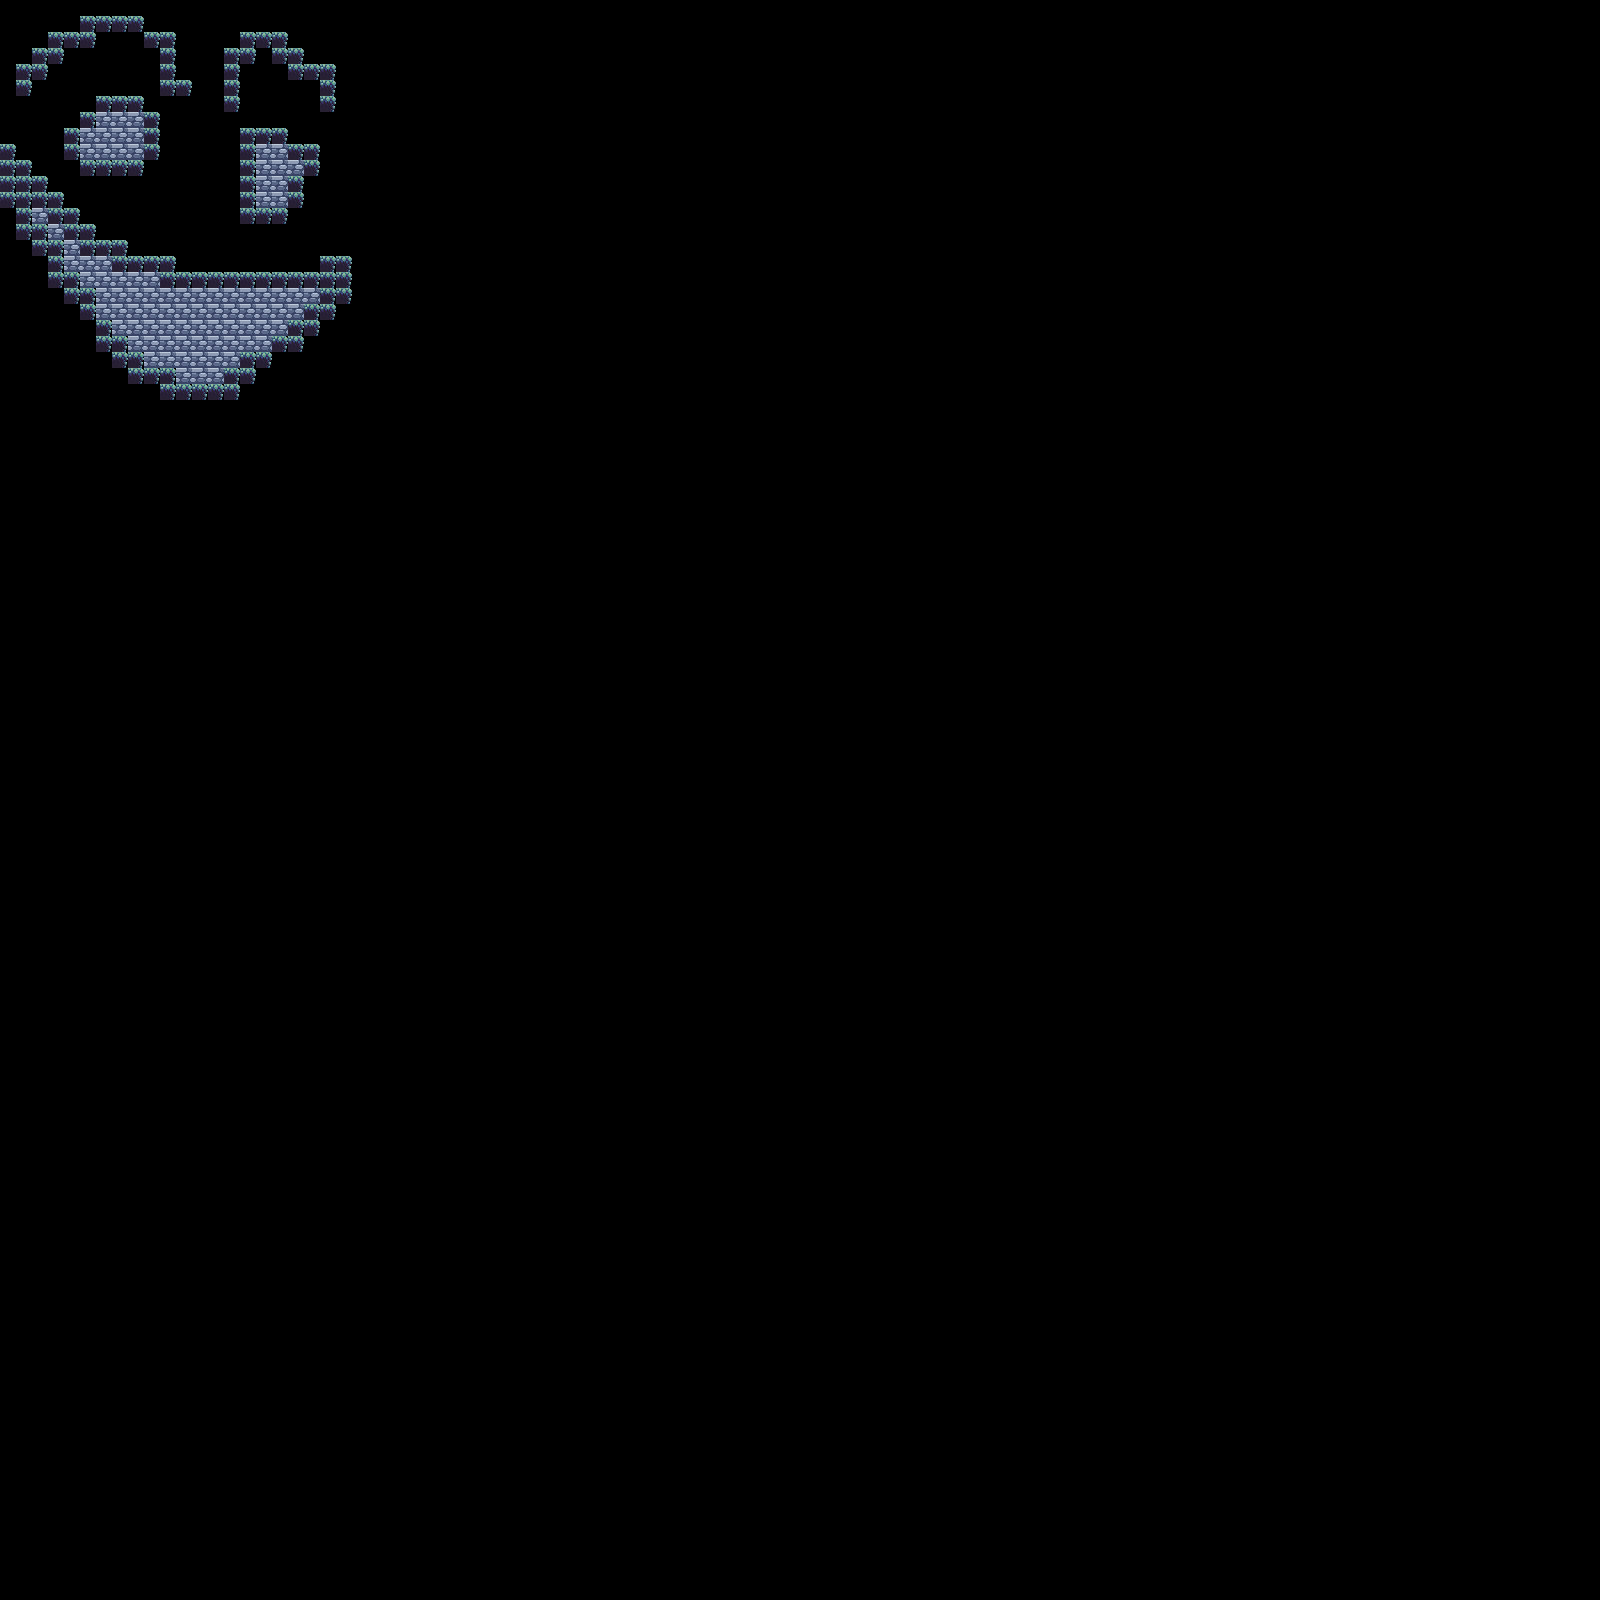

This is a level from a 2D game, rendered from its Tiled map with the project's own tilesets. A one-line summary and the map file follow, with tile-layer data summarised:
An orthogonal 100x100 tile map with 16x16 px tiles, 1 tile layer (Capa de Patrones 1).

<map version="1.2" tiledversion="1.2.5" orientation="orthogonal" renderorder="right-down" width="100" height="100" tilewidth="16" tileheight="16" infinite="0" nextlayerid="2" nextobjectid="1">
 <tileset firstgid="1" source="../textures/wardu el conjunto de patrones aqui perque no  se on ficarlo.tsx" />
 <layer id="1" name="Capa de Patrones 1" width="100" height="100">
  <data>[10000 cells, 219 non-empty, 2 distinct tile ids]</data>
 </layer>
</map>
